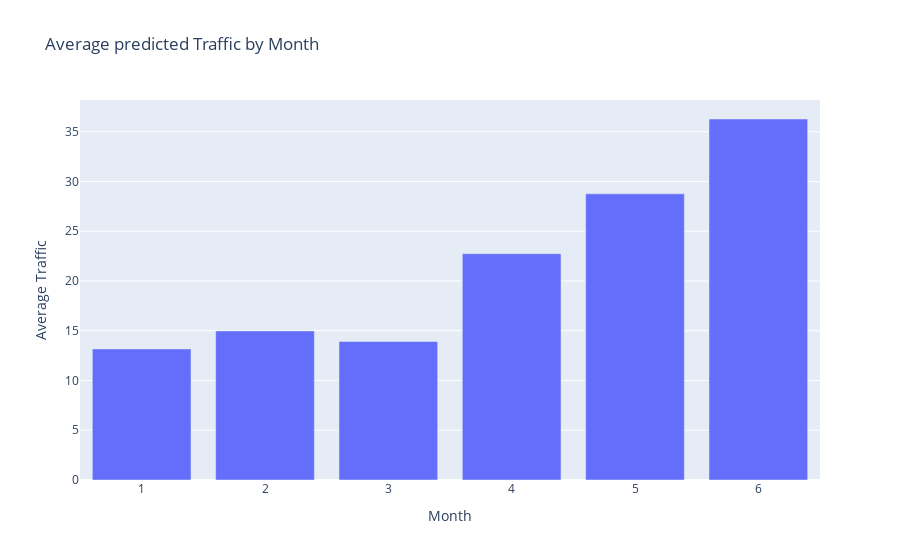

Write notebook code for a chart like this one.
### Markdown cell above
# Visualize The Predicted Data

### Code cell
monthly_avg = predict_df.groupby('Month')['Predicted_Trafikkmengde'].mean()
# plotly express
fig = ex.bar(monthly_avg, x=monthly_avg.index, y=monthly_avg.values,
             labels={'x': 'Month', 'y': 'Average Traffic'},
             title='Average predicted Traffic by Month')

fig.show()

### Figure 1 — Plotly figure (JSON) as saved in the notebook; plotly's stock layout.template omitted (floating-point values rounded to 4 significant figures)
{"data": [{"alignmentgroup": "True", "hovertemplate": "Month=%{x}<br>Average Traffic=%{y}<extra></extra>", "legendgroup": "", "marker": {"color": "#636efa", "pattern": {"shape": ""}}, "name": "", "offsetgroup": "", "orientation": "v", "showlegend": false, "textposition": "auto", "type": "bar", "x": [1, 2, 3, 4, 5, 6], "xaxis": "x", "y": [13.17, 14.99, 13.92, 22.74, 28.75, 36.28], "yaxis": "y"}], "layout": {"barmode": "relative", "legend": {"tracegroupgap": 0}, "title": {"text": "Average predicted Traffic by Month"}, "xaxis": {"anchor": "y", "domain": [0, 1], "title": {"text": "Month"}}, "yaxis": {"anchor": "x", "domain": [0, 1], "title": {"text": "Average Traffic"}}}}
